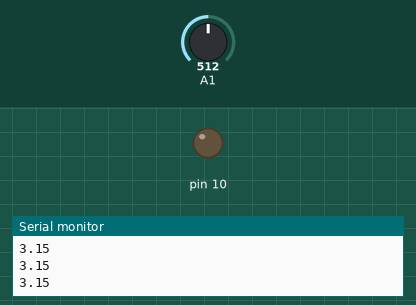
Simulated run of this sketch. Board: Arduino Uno, built with avr-gcc and run on an emulated ATmega328P. On the bench: output pins drawn as LEDs (lit = HIGH), the last lines printed to the serial monitor. The test bench sets the inputs (shaded band); at power-on: A1 = 512.

Above: at 1.2 s.
1.3 s: A1 set to 639
2.8 s: A1 set to 664
At 3.5 s:
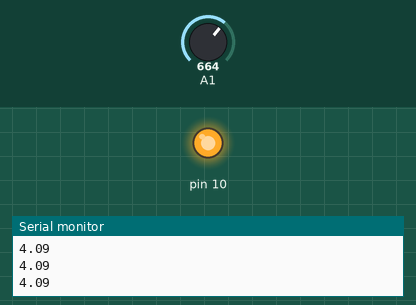
4.4 s: A1 set to 0
At 5.0 s:
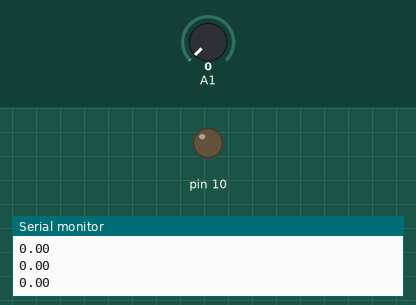
6.0 s: A1 set to 716
At 6.5 s:
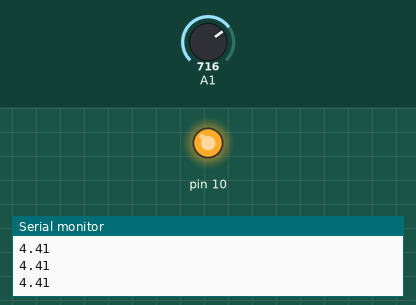
Timing chart, 0 to 8.6 s (numbered marks = the images above; inputs shaded):
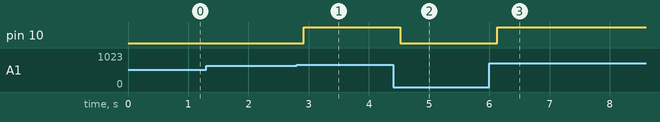

The sketch:

shuiwei.ino
```cpp
double temp,data;
void setup() {
  Serial.begin(9600);
  pinMode(10,OUTPUT);
}
void loop() {
  // put your main code here, to run repeatedly:
  temp=(long)analogRead(1);
  data=(temp/650)*4;
  Serial.println(data);
  delay(100);
  if(data==0){
    digitalWrite(10, LOW);
    }
  if(data>=4){
    digitalWrite(10, HIGH);
    }
}
```

Measured:
- the behaviour switches between 649 and 650 on A1 (found by bisection; images 0 and 1)
- after the input at 2.8 s, pin 10: LOW → HIGH after 0.12 s
- after the input at 4.4 s, pin 10: HIGH → LOW after 0.12 s
- after the input at 6.0 s, pin 10: LOW → HIGH after 0.13 s
